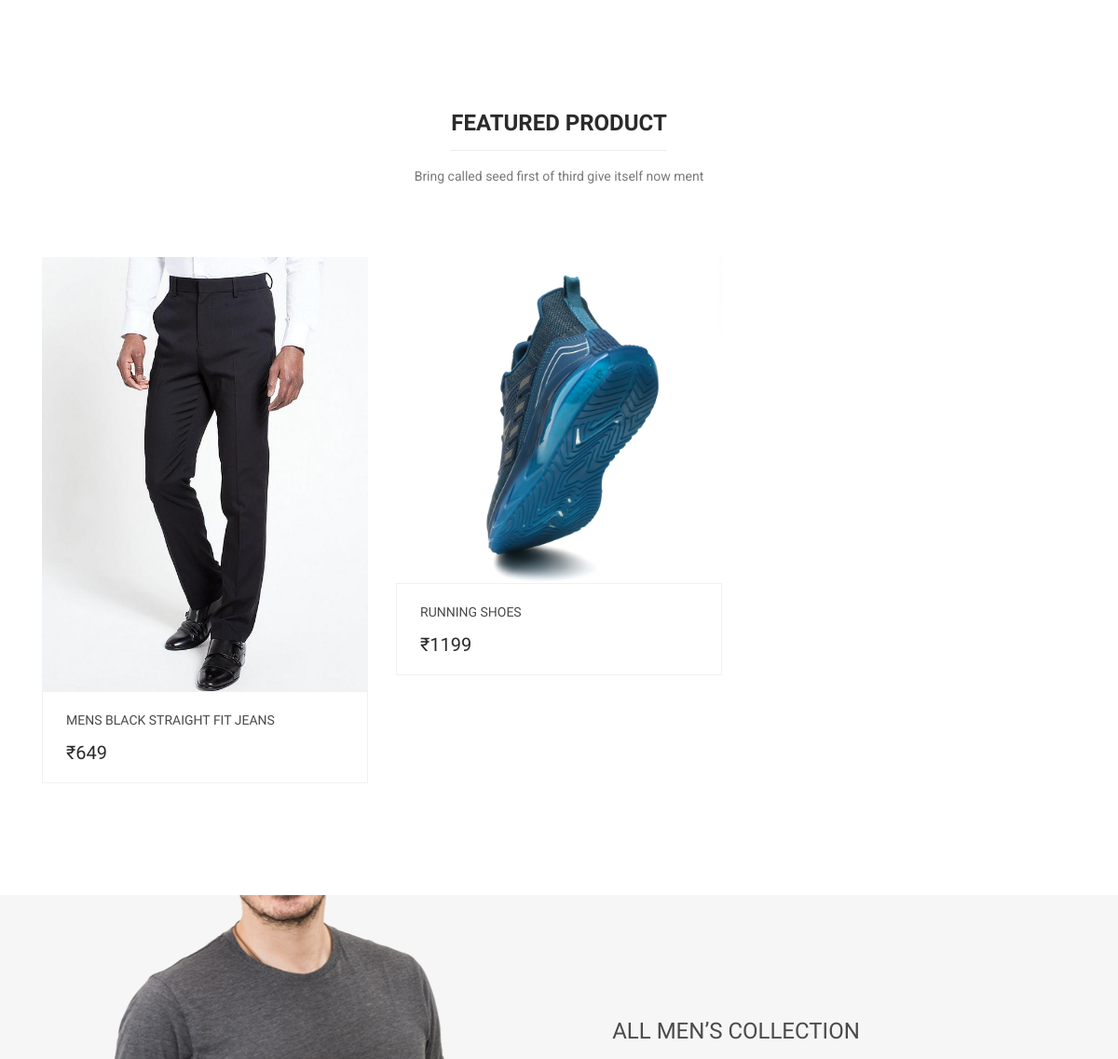
Before: / (middle part) with the older database file.
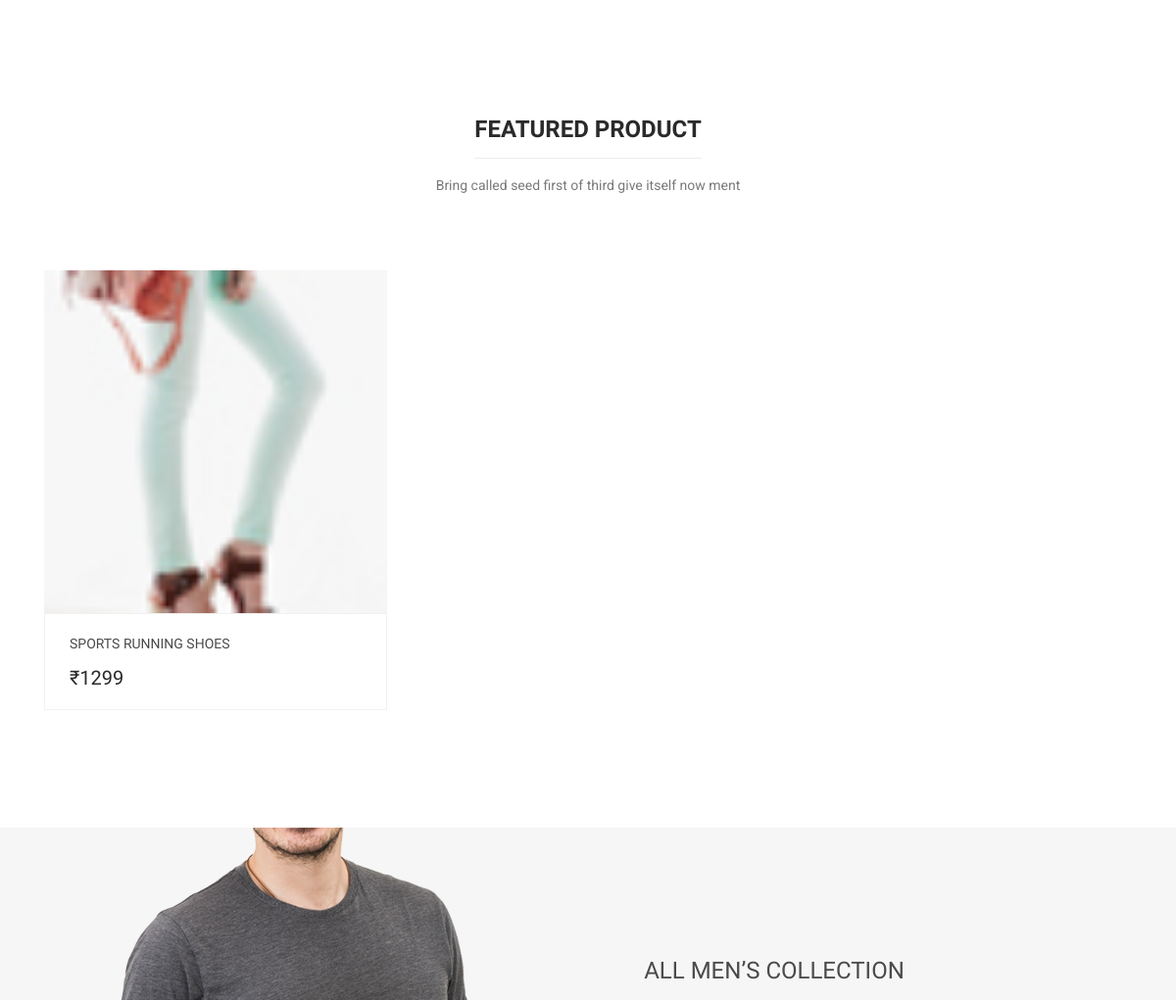
After: the same page with the newer database file.
### products/models.py (models this page shows, shortened)
class Product(BaseModel):
    product_name = models.CharField(max_length=100)
    slug = models.SlugField(unique=True  , null=True , blank=True)
    category = models.ForeignKey(Category , on_delete=models.CASCADE , related_name="products")
    price = models.IntegerField()
    product_description = models.TextField()

class ProductImage(BaseModel):
    product = models.ForeignKey(Product , on_delete=models.CASCADE , related_name="product_images")
    image =  models.ImageField(upload_to="product")

### home/views.py (the view)
# urls.py: path('', index, name='index'),
def index(request):
    context = {'products' : Product.objects.all()}
    return render(request, 'home/index.html', context)

### templates/home/index.html (shortened to what this page needs)
{% extends 'base/base.html' %}
{% load static %}
{% block content %}
<section class="feature-area section_gap_bottom_custom">
  <div class="container">
    <div class="row">
      <div class="col-lg-3 col-md-6">
      </div>
      <div class="col-lg-3 col-md-6">
      </div>
      <div class="col-lg-3 col-md-6">
      </div>
      <div class="col-lg-3 col-md-6">
      </div>
    </div>
  </div>
</section>
<section class="feature_product_area section_gap_bottom_custom">
  <div class="container">
    <div class="row justify-content-center">
      <div class="col-lg-12">
        <div class="main_title">
          <h2><span>Featured product</span></h2>
          <p>Bring called seed first of third give itself now ment</p>
        </div>
      </div>
    </div>
    <div class="row">
      {% for product in products %}
      <div class="col-lg-4 col-md-6">
        <div class="single-product">
          <div class="product-img">
            <img
              class="img-fluid w-100"
              src="/media/{{product.product_images.first.image}}"
              alt=""
            />
          </div>
          <div class="product-btm">
            <a href="{% url 'get_product' product.slug %}" class="d-block">
              <h4>{{product.product_name}}</h4>
            </a>
            <div class="mt-3">
              <span class="mr-4">₹{{product.price}}</span>
            </div>
          </div>
        </div>
      </div>
      {% endfor %}
    </div>
  </div>
</section>
<section class="offer_area">
  <div class="container">
    <div class="row justify-content-center">
      <div class="offset-lg-4 col-lg-6 text-center">
        <div class="offer_content">
          <h3 class="text-uppercase mb-40">all men’s collection</h3>
        </div>
      </div>
    </div>
  </div>
</section>
{% endblock %}

### templates/base/base.html (shortened to what this page needs)
{% load static %}
<!DOCTYPE html>
<html lang="en">
<head>
  <link rel="stylesheet" href="{% static "css/bootstrap.css" %}" />
  <link rel="stylesheet" href="{% static "vendors/linericon/style.css" %}" />
  <link rel="stylesheet" href="{% static "css/font-awesome.min.css" %}" />
  <link rel="stylesheet" href="{% static "css/themify-icons.css" %}" />
  <link rel="stylesheet" href="{% static 'css/flaticon.css' %}" />
  <link rel="stylesheet" href="{% static 'vendors/owl-carousel/owl.carousel.min.css' %}" />
  <link rel="stylesheet" href="{% static 'vendors/lightbox/simpleLightbox.css' %}" />
  <link rel="stylesheet" href="{% static 'vendors/nice-select/css/nice-select.css' %}" />
  <link rel="stylesheet" href="{% static 'vendors/animate-css/animate.css' %}" />
  <link rel="stylesheet" href="{% static 'vendors/jquery-ui/jquery-ui.css' %}" />
  <link rel="stylesheet" href="{% static 'css/style.css' %}" />
  <link rel="stylesheet" href="{% static 'css/responsive.css' %}" />
</head>
<body>
  <main>
    {% block content %} {% endblock %}
  </main>
  {% include 'base/footer.html' %}

### templates/base/footer.html (shortened to what this page needs)
{% load static %}
</body>
</html>

### public/static/css/style.css (style rules this page uses)
body { line-height:24px;font-size:14px;font-family:"Roboto",sans-serif;font-weight:normal;color:#797979 }
h1,h2,h3,h4,h5,h6 { font-family:"Heebo",sans-serif;color:#2a2a2a;font-weight:500 }
a { text-decoration:none;transition:all 0.3s ease-in-out }
.mb-40 { margin-bottom:40px }
.section_gap_bottom_custom { padding-bottom:70px }
.main_title { text-align:center;margin-bottom:75px }
.main_title h2 { font-size:24px;color:#2a2a2a;margin-bottom:30px;font-weight:700;text-transform:uppercase }
.main_title h2 span { position:relative;display:inline-block }
.main_title h2 span:after { content:'';position:absolute;left:0px;bottom:-15px;width:100%;height:1px;background:#ebedee }
.main_title p { font-size:14px;font-family:"Roboto",sans-serif;font-weight:normal;line-height:24px;color:#797979;margin-bottom:0px }
.offer_area { background:url(../img/offer-bg.png) no-repeat center;background-size:cover }
.offer_content { padding:132px 0px }
.offer_content h3 { font-size:24px;font-weight:300;color:#4a4a4a }
h2 { font-size:30px }
h3 { font-size:24px }
h4 { font-size:18px }
.single-product { text-align:center;margin-bottom:50px }
.single-product .product-img { position:relative;overflow:hidden }
.single-product .product-btm { padding:22px 25px 18px;border:1px solid #f0f2f1;text-align:left }
.single-product .product-btm h4 { color:#4a4a4a;font-size:14px;font-weight:400;text-transform:uppercase;margin-bottom:0px;transition:all 300ms linear 0s }
.single-product .product-btm span { font-family:"Heebo",sans-serif;font-size:20px;font-weight:500;line-height:16px;color:#2a2a2a }

Changed rows visible on the page:
removed Product: product_images.first.image (picture), product_name "MENS BLACK STRAIGHT FIT JEANS", price "649"
removed Product: product_images.first.image (picture), product_name "RUNNING SHOES", price "1199"
added Product: product_images.first.image (picture), product_name "SPORTS RUNNING SHOES", price "1299"
